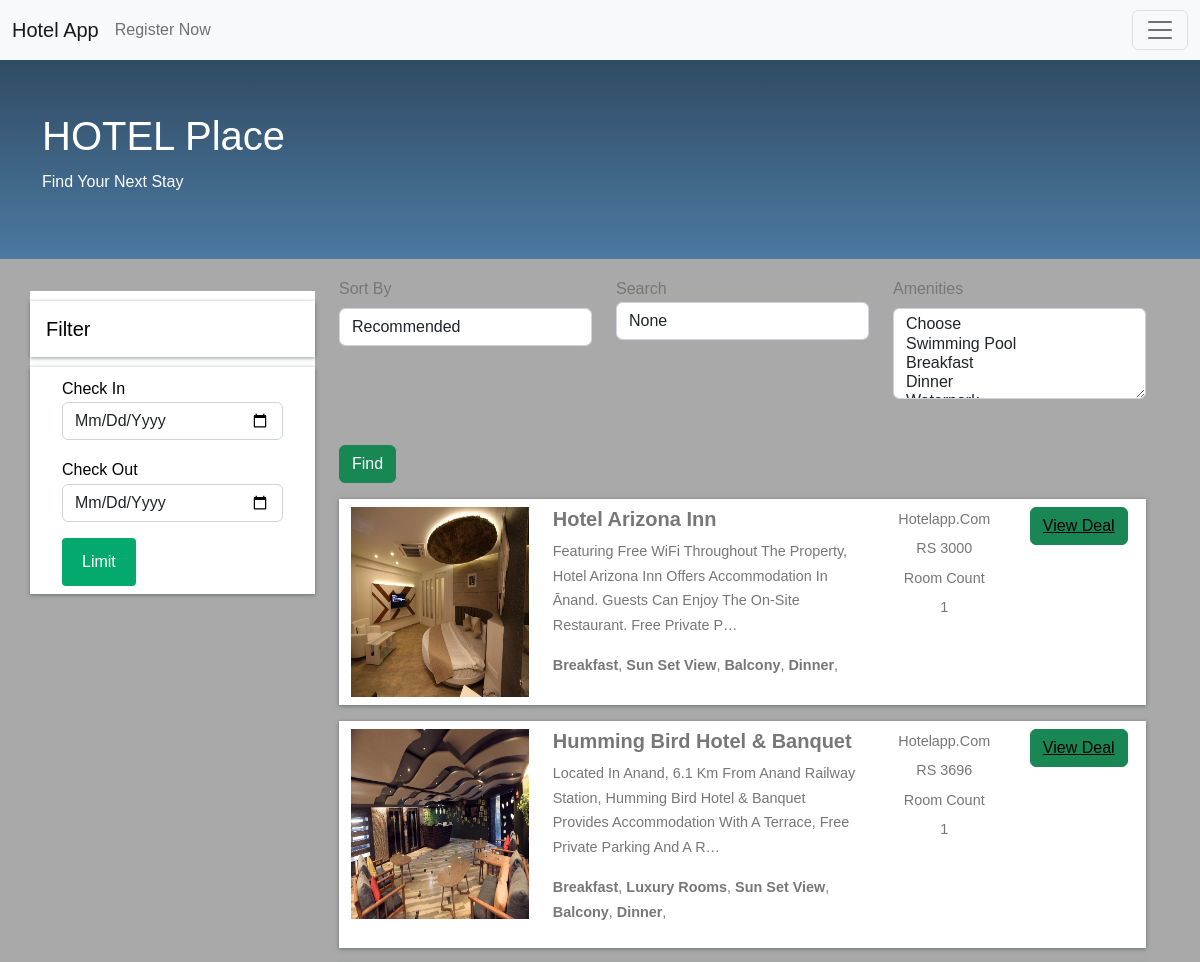
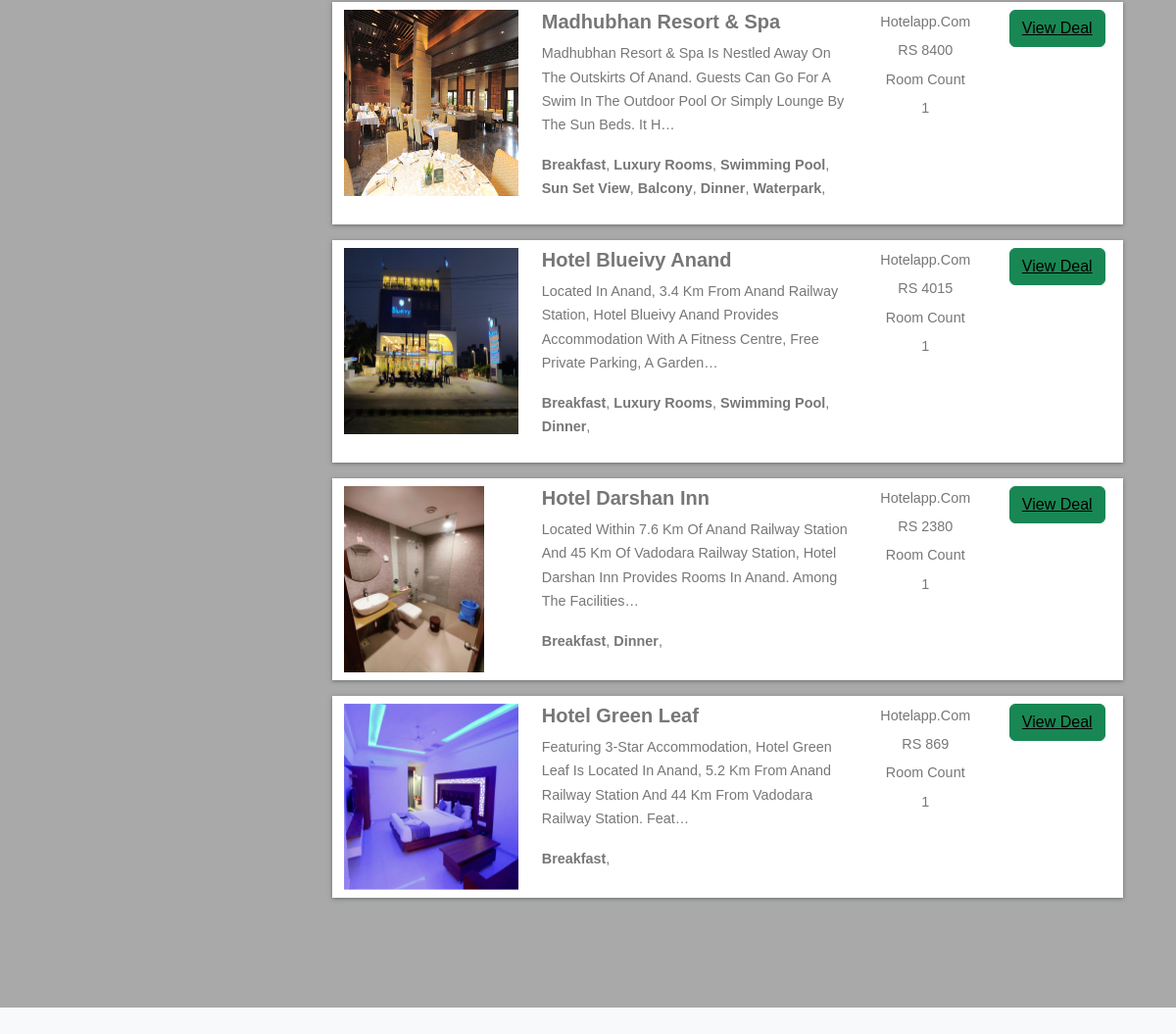
/home/, run on the app's committed database (2 pictures, top to bottom).
### home/models.py (models this page shows, shortened)
class BaseModel(models.Model):
    uid = models.UUIDField(default=uuid.uuid4   , editable=False , primary_key=True)
    created_at = models.DateField(auto_now_add=True)
    updated_at = models.DateField(auto_now_add=True)
    class Meta:
        abstract = True

class Hotel(BaseModel):
    hotel_name= models.CharField(max_length=100)
    hotel_price = models.IntegerField()
    description = models.TextField()
    amenities = models.ManyToManyField(Amenities)
    room_count = models.IntegerField(default=10)

class HotelImages(BaseModel):
    hotel= models.ForeignKey(Hotel ,related_name="images", on_delete=models.CASCADE)
    images = models.ImageField(upload_to="hotels")

class Amenities(BaseModel):
    amenity_name = models.CharField(max_length=100)

### home/views.py (the view)
# urls.py: path('home/', home , name='home'),
def home(request):
    amenities_objs = Amenities.objects.all()
    hotels_objs = Hotel.objects.all()
    sort_by = request.GET.get('sort_by')
    search = request.GET.get('search')
    amenities = request.GET.getlist('amenities')
    print(amenities)
    if sort_by:
        if sort_by == 'ASC':
            hotels_objs = hotels_objs.order_by('hotel_price')
        elif sort_by == 'DSC':
            hotels_objs = hotels_objs.order_by('-hotel_price')
    if search:
        hotels_objs = hotels_objs.filter(
            Q(hotel_name__icontains = search) |
            Q(description__icontains = search) )
    if len(amenities):
        hotels_objs = hotels_objs.filter(amenities__amenity_name__in = amenities).distinct()
    context = {'amenities_objs' : amenities_objs , 'hotels_objs' : hotels_objs , 'sort_by' : sort_by
    , 'search' : search , 'amenities' : amenities}
    return render(request , 'home.html' ,context)

### home/templates/home.html (shortened to what this page needs)
{% extends "base.html" %}
{%  block start %}
<section class="colorful jumbotron mb-0" role="banner">
    <nav class="navbar navbar-expand-lg justify-content-between navbar-dark" role="navigation">
        <div class="navbar-brand">
            <a href="/">Hotel App
                <em>.</em>
            </a>
        </div>
    </nav>
    <div class="container hotels-container">
        <div class="row mt-1 justify-content-between">
            <div class="col-md-8 text-white align-self-center mb-2 p-4">
                <h1>HOTEL Place</h1>
                <span class=""> Find your next stay
                </span>
            </div>
        </div>
    </div>
</section>
<section class="search-container mb-5 pb-5">
    <div class="container">
        <div class="row">
            <div class="col-lg-3">
                <div class="row mt-2 justify-content-between">
                    <div class="filter-card">
                        <h5>Filter</h5>
                        <form action="#">
                            <div class="row form-group">
                                <div class="col-md-12">
                                    <label for="mintopay">Check in</label>
                                    <p>
                                        <input type="date" name="checkin" id="checkin" class="form-control">
                                    </p>
                                </div>
                                <div class="col-md-12">
                                    <label for="maxtopay">Check out</label>
                                    <p>
                                        <input type="date" name="checkout" id="checkout" class="form-control">
                                    </p>
                                </div>
                            </div>
                            <div class="row form-group">
                                <div class="col-md-12">
                                    <input type="submit" class="btn btn-primary btn-block" value="Limit">
                                </div>
                            </div>
                        </form>
                    </div>
                </div>
            </div>
            <div class="col-lg-9  px-4 mb-5">
                <form>
                <div class="row mt-3">
                    <div class="col-md-4">
                    <div class="form-inline">
                        <label class="" for="exampleFormControlSelect1">Sort by</label>
                        <select class="form-control" name="sort_by" id="exampleFormControlSelect1">
                            <option value="">Recommended</option>
                        </select>
                    </div>
                    </div>
                    <div class="col-md-4">
                        <div class="form-inline">
                            <label class="" for="exampleFormControlSelect1">Search</label>
                            <input name="search" class="form-control" value="{{search}}" placeholder="Search">
                        </div>
                    </div>
                    <div class="col-md-4">
                        <div class="form-inline">
                           <label class="" for="exampleFormControlSelect1">Amenities</label>
                            <select name="amenities" class="form-control" multiple>
                            <option value="">Choose</option>
                            {% for amenities_obj in amenities_objs %}
                            <option {% if amenities_obj.amenity_name in amenities  %} selected {%endif%}value="{{amenities_obj.amenity_name}}">{{amenities_obj.amenity_name}}</option>
                                {% endfor %}
                        </select>
                        </div>
                    </div>
                    <div class="col-md-4">
                            <button style="margin-top: 30px;" type="submit" class="btn btn-success">Find</button>
                        </div>
                </div>
                </form>
                {% for hotels_obj in hotels_objs %}
                <div class="row search-card-result">
                    <div class="col-md-3">
                    <a href="/hotel-detail/{{hotels_obj.uid}}">
                        <img class="img-fluid" src="/media/{{hotels_obj.images.first.images}}" alt="Card image cap">
                    </a></div>
                    <div class="col-md-5">
                        <h5>{{hotels_obj.hotel_name}}</h5>
                        <p>
                            {{hotels_obj.description|truncatechars:150}}
                        </p>
                        <p>
                            {%for amenitie in hotels_obj.amenities.all %}
                            <b>{{amenitie.amenity_name}}</b>,
                            {% endfor %}
                        </p>
                    </div>
                    <div class="col-md-2 border-left text-center more-offers">
                        <p>hotelapp.com</p>
                        <p>RS {{hotels_obj.hotel_price}}</p>
                        <p>Room Count</p>
                        <p>{{hotels_obj.room_count}}</p>
                    </div>
                    <div class="col-md-2 border-left text-center more-offers">
                        <div class="btn btn-success">
                            <a href="/hotel-detail/{{hotels_obj.uid}}" class="cool">
                                View deal
                            </a>
                        </div>
                    </div>
                </div>
                {% endfor %}
            </div>
        </div>
    </div>
</section>
{% endblock %}

### home/templates/base.html (shortened to what this page needs)
<!doctype html>
<html lang="en">
  <head>
    <link href="https://cdn.jsdelivr.net/npm/bootstrap@5.2.0-beta1/dist/css/bootstrap.min.css" rel="stylesheet">
</head>
<body class="bg-light">
    <nav class="navbar fixed-top bg-light">
      <div class="container-fluid">
        <a class="navbar-brand" href="/">Hotel App</a>
        <ul class="navbar-nav me-auto">
          <li class="nav-item">
              <a class="nav-link" href="/register/" target="_blank">Register Now</a>
          </li>
        </ul>
        <botton class="navbar-toggler collapsed" type="button" data-bs-toggle="collapse" data-bs-target="#navbarNav" aria-controls="navbarNav" aria-expanded="false" aria-label="Toggle navigation">
          <span class="navbar-toggler-icon"></span>
        </botton>
      </div>
    </nav>
      {% block start %}
      {% endblock %}
</body>
</html>

### home/templates/base.html (style rules this page uses)
body { font-family: "Lato", Arial, sans-serif; font-weight: 400; font-size: 16px; line-height: 1.7; background: #fff; color: #777; }
nav { margin-bottom: 1rem; }
nav a { color: white; -webkit-transition: 0.5s; -o-transition: 0.5s; transition: 0.5s; }
.colorful { background: #4b79a1; background: -webkit-linear-gradient(to bottom, #283e51, #4b79a1); background: linear-gradient(to bottom, #283e51, #4b79a1); border-radius: 0px; padding: 0px 0 1rem 0 !important; }
.hotels-container { padding: 0.5rem 0 1rem 0; }
.search-container { background: #A9A9A9; }
.search-card-result { box-shadow: 0px 1px 4px rgba(41, 51, 57, 0.5); margin: 1rem 0; padding: 0.5rem 0; background-color: #fff; }
.search-card-result img { height: 190px; }
.search-card-result h5 { font-style: 1.1rem; font-weight: 700; }
.search-card-result p { font-size: 0.9rem; }
.search-card-result .more-offers p { margin-bottom: 0.3rem; }
.filter-card { padding: 0; background: #fff; color: black; }
.filter-card h5 { margin: 10px 0; padding: 1rem; box-shadow: 0px 1px 4px rgba(41, 51, 57, 0.5); color: #000; }
.filter-card form { box-shadow: 0px 1px 4px rgba(41, 51, 57, 0.5); padding: 0.5rem 2rem; }
.text-center { text-align: center!important; }
* { font-family: 'Poppins', sans-serif; margin:0; padding:0; box-sizing: border-box; outline: none; border:none; text-transform: capitalize; transition: all .2s linear; }
.cool { color: #000000; }
body { font-family: Arial, Helvetica, sans-serif; }
* { box-sizing: border-box; }
input[type=text], select, textarea { width: 100%; padding: 12px; border: 1px solid #ccc; border-radius: 4px; box-sizing: border-box; margin-top: 6px; margin-bottom: 16px; resize: vertical; }
input[type=submit] { background-color: #04AA6D; color: white; padding: 12px 20px; border: none; border-radius: 4px; cursor: pointer; }

### data on the page
Hotel: images.first.images (picture), hotel_name "Hotel Arizona Inn", description "Featuring Free WiFi Throughout The Property, Hotel Arizona Inn Offers Accommodation In Ānand. Guests Can Enjoy The On-Site Restaurant. Free Private P…", hotel_price "3000", room_count "1"
Amenities: amenity_name "Breakfast"
Amenities: amenity_name "Sun Set View"
Amenities: amenity_name "Balcony"
Amenities: amenity_name "Dinner"
Hotel: images.first.images (picture), hotel_name "Humming Bird Hotel & Banquet", description "Located In Anand, 6.1 Km From Anand Railway Station, Humming Bird Hotel & Banquet Provides Accommodation With A Terrace, Free Private Parking And A R…", hotel_price "3696", room_count "1"
Amenities: amenity_name "Luxury Rooms"
Hotel: images.first.images (picture), hotel_name "Madhubhan Resort & Spa", description "Madhubhan Resort & Spa Is Nestled Away On The Outskirts Of Anand. Guests Can Go For A Swim In The Outdoor Pool Or Simply Lounge By The Sun Beds. It H…", hotel_price "8400", room_count "1"
Amenities: amenity_name "Swimming Pool"
Amenities: amenity_name "Waterpark"
Hotel: images.first.images (picture), hotel_name "Hotel Blueivy Anand", description "Located In Anand, 3.4 Km From Anand Railway Station, Hotel Blueivy Anand Provides Accommodation With A Fitness Centre, Free Private Parking, A Garden…", hotel_price "4015", room_count "1"
Hotel: images.first.images (picture), hotel_name "Hotel Darshan Inn", description "Located Within 7.6 Km Of Anand Railway Station And 45 Km Of Vadodara Railway Station, Hotel Darshan Inn Provides Rooms In Anand. Among The Facilities…", hotel_price "2380", room_count "1"
Hotel: images.first.images (picture), hotel_name "Hotel Green Leaf", description "Featuring 3-Star Accommodation, Hotel Green Leaf Is Located In Anand, 5.2 Km From Anand Railway Station And 44 Km From Vadodara Railway Station. Feat…", hotel_price "869", room_count "1"
